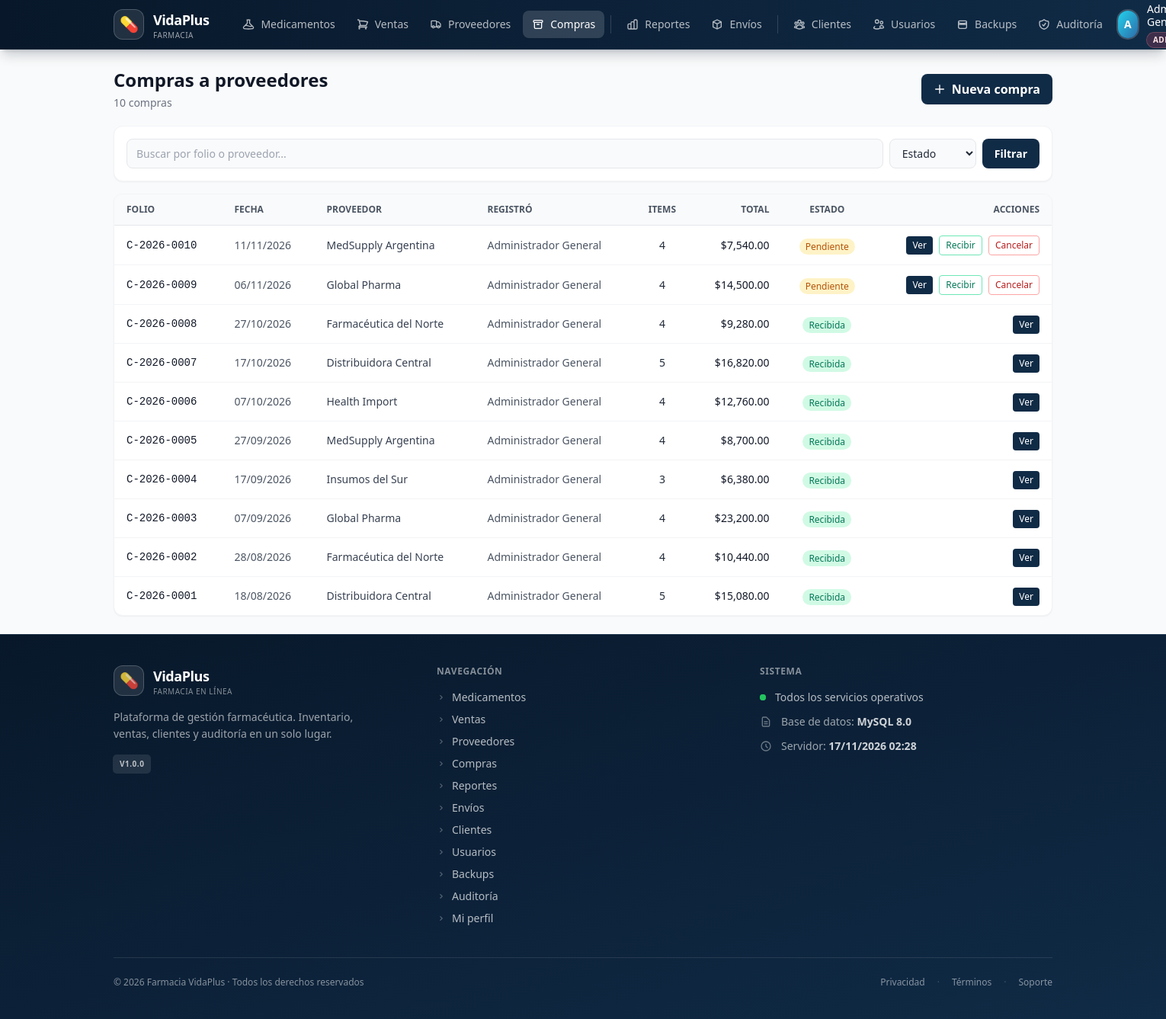
/modules/compras.php (signed in), run on the app's committed database.
### tables this page shows
CREATE TABLE compras (
    id_compra       INT UNSIGNED AUTO_INCREMENT PRIMARY KEY,
    folio           VARCHAR(20)  NOT NULL,
    id_proveedor    INT UNSIGNED NOT NULL,
    id_usuario      INT UNSIGNED NOT NULL,
    fecha_compra    DATETIME     NOT NULL DEFAULT CURRENT_TIMESTAMP,
    subtotal        DECIMAL(12,2) NOT NULL DEFAULT 0,
    iva             DECIMAL(12,2) NOT NULL DEFAULT 0,
    total           DECIMAL(12,2) NOT NULL DEFAULT 0,
    estado          ENUM('pendiente','recibida','cancelada') NOT NULL DEFAULT 'pendiente',
    fecha_recepcion DATETIME     NULL,
    CONSTRAINT uq_compras_folio UNIQUE (folio),
    CONSTRAINT fk_compras_proveedor FOREIGN KEY (id_proveedor)
        REFERENCES proveedores(id_proveedor) ON DELETE RESTRICT ON UPDATE CASCADE,
    CONSTRAINT fk_compras_usuario FOREIGN KEY (id_usuario)
        REFERENCES usuarios(id_usuario) ON DELETE RESTRICT ON UPDATE CASCADE,
    CONSTRAINT chk_compras_subtotal CHECK (subtotal >= 0),
    CONSTRAINT chk_compras_iva      CHECK (iva >= 0),
    CONSTRAINT chk_compras_total    CHECK (total >= 0)
);

CREATE TABLE proveedores (
    id_proveedor INT UNSIGNED AUTO_INCREMENT PRIMARY KEY,
    nombre       VARCHAR(100) NOT NULL,
    id_pais      INT UNSIGNED NOT NULL,
    contacto     VARCHAR(100) NOT NULL,
    telefono     VARCHAR(15)  NOT NULL,
    email        VARCHAR(100) NULL,
    activo       TINYINT(1)   NOT NULL DEFAULT 1,
    CONSTRAINT uq_proveedores_nombre UNIQUE (nombre),
    CONSTRAINT uq_proveedores_email  UNIQUE (email),
    CONSTRAINT fk_proveedores_pais FOREIGN KEY (id_pais)
      REFERENCES paises(id_pais) ON DELETE RESTRICT ON UPDATE CASCADE
);

CREATE TABLE usuarios (
    id_usuario      INT UNSIGNED AUTO_INCREMENT PRIMARY KEY,
    username        VARCHAR(50)  NOT NULL,
    password_hash   VARCHAR(255) NOT NULL,
    nombre_completo VARCHAR(120) NOT NULL,
    email           VARCHAR(100) NOT NULL,
    id_rol          INT UNSIGNED NOT NULL,
    activo          TINYINT(1)   NOT NULL DEFAULT 1,
    ultimo_login    DATETIME     NULL,
    fecha_creacion  DATETIME     NOT NULL DEFAULT CURRENT_TIMESTAMP,
    CONSTRAINT uq_usuarios_username UNIQUE (username),
    CONSTRAINT uq_usuarios_email    UNIQUE (email),
    CONSTRAINT fk_usuarios_rol FOREIGN KEY (id_rol)
      REFERENCES roles(id_rol) ON DELETE RESTRICT ON UPDATE CASCADE
);

### includes/helpers.php (called while the page is built, shortened)
<?php
function e(?string $str): string
{
    return htmlspecialchars($str ?? '', ENT_QUOTES, 'UTF-8');
}

### modules/compras.php (the view, shortened to what this page needs)
<?php
function accionListar(): void
{
    $pdo = pdoActual();
    $busqueda = trim($_GET['q'] ?? '');
    $where = [];
    $params = [];
    $whereSql = $where ? 'WHERE ' . implode(' AND ', $where) : '';
    $stmt = $pdo->prepare("
        SELECT c.*, p.nombre AS proveedor, u.nombre_completo AS usuario,
               (SELECT COUNT(*) FROM detalle_compras dc WHERE dc.id_compra = c.id_compra) AS num_items
        FROM compras c
        INNER JOIN proveedores p ON c.id_proveedor = p.id_proveedor
        INNER JOIN usuarios u ON c.id_usuario = u.id_usuario
        $whereSql
        ORDER BY c.fecha_compra DESC
    ");
    $stmt->execute($params);
    $rows = $stmt->fetchAll();
    require __DIR__ . '/../includes/header.php';
    ?>
    <div class="flex flex-col sm:flex-row sm:items-center sm:justify-between gap-3 mb-5">
        <div>
            <h1 class="text-2xl font-bold text-gray-900">Compras a proveedores</h1>
            <p class="text-sm text-gray-500 mt-1"><?= count($rows) ?> compra<?= count($rows) !== 1 ? 's' : '' ?></p>
        </div>
        <a href="/modules/compras_nueva.php" class="inline-flex items-center gap-2 bg-primary-700 hover:bg-primary-800 text-white font-semibold px-4 py-2 rounded-lg transition shadow-sm">
            <svg class="w-4 h-4" fill="none" stroke="currentColor" viewBox="0 0 24 24">
                <path stroke-linecap="round" stroke-linejoin="round" stroke-width="2" d="M12 4v16m8-8H4"/>
            </svg>
            Nueva compra
        </a>
    </div>
    <form method="GET" class="bg-white rounded-xl shadow-sm border border-gray-100 p-4 mb-4">
        <div class="flex gap-2">
            <input type="text" name="q" value="<?= e($busqueda) ?>" placeholder="Buscar por folio o proveedor..."
                   class="flex-1 px-3 py-2 text-sm bg-gray-50 border border-gray-200 rounded-lg focus:bg-white focus:border-primary-500 outline-none">
            <select name="estado" class="px-3 py-2 text-sm bg-gray-50 border border-gray-200 rounded-lg focus:bg-white focus:border-primary-500 outline-none">
                <option value="">Estado</option>
            </select>
            <button class="bg-primary-700 hover:bg-primary-800 text-white text-sm font-semibold px-4 py-2 rounded-lg transition">Filtrar</button>
        </div>
    </form>
    <div class="bg-white rounded-xl shadow-sm border border-gray-100 overflow-hidden">
        <div class="overflow-x-auto">
            <table class="min-w-full divide-y divide-gray-200">
                <thead class="bg-gray-50">
                    <tr>
                        <th class="px-4 py-3 text-left text-xs font-semibold text-gray-600 uppercase">Folio</th>
                        <th class="px-4 py-3 text-left text-xs font-semibold text-gray-600 uppercase">Fecha</th>
                        <th class="px-4 py-3 text-left text-xs font-semibold text-gray-600 uppercase">Proveedor</th>
                        <th class="px-4 py-3 text-left text-xs font-semibold text-gray-600 uppercase">Registró</th>
                        <th class="px-4 py-3 text-center text-xs font-semibold text-gray-600 uppercase">Items</th>
                        <th class="px-4 py-3 text-right text-xs font-semibold text-gray-600 uppercase">Total</th>
                        <th class="px-4 py-3 text-center text-xs font-semibold text-gray-600 uppercase">Estado</th>
                        <th class="px-4 py-3 text-right text-xs font-semibold text-gray-600 uppercase">Acciones</th>
                    </tr>
                </thead>
                <tbody class="divide-y divide-gray-100">
                <?php if (empty($rows)): ?>
                    <tr><td colspan="8" class="px-4 py-10 text-center text-gray-400">Sin compras registradas</td></tr>
                <?php else: foreach ($rows as $c): ?>
                    <tr class="hover:bg-gray-50">
                        <td class="px-4 py-3 text-sm font-mono text-gray-900"><?= e($c['folio']) ?></td>
                        <td class="px-4 py-3 text-sm text-gray-600"><?= date('d/m/Y', strtotime($c['fecha_compra'])) ?></td>
                        <td class="px-4 py-3 text-sm text-gray-700"><?= e($c['proveedor']) ?></td>
                        <td class="px-4 py-3 text-sm text-gray-600"><?= e($c['usuario']) ?></td>
                        <td class="px-4 py-3 text-sm text-center"><?= (int)$c['num_items'] ?></td>
                        <td class="px-4 py-3 text-sm text-right font-medium text-gray-900">$<?= number_format((float)$c['total'], 2) ?></td>
                        <td class="px-4 py-3 text-center">
                            <span class="text-xs px-2 py-0.5 rounded-full
                                        <?= match($c['estado']) {
                                            'recibida'  => 'bg-emerald-100 text-emerald-700',
                                            'cancelada' => 'bg-red-100 text-red-700',
                                            default     => 'bg-amber-100 text-amber-700',
                                        } ?>"><?= e(ucfirst($c['estado'])) ?></span>
                        </td>
                        <td class="px-4 py-3 text-right whitespace-nowrap space-x-1">
                            <a href="/modules/compras.php?accion=ver&id=<?= (int)$c['id_compra'] ?>"
                               class="inline-flex items-center gap-1 text-xs px-2 py-1 rounded bg-primary-700 hover:bg-primary-800 text-white transition">Ver</a>
                            <?php if ($c['estado'] === 'pendiente'): ?>
                                <a href="/modules/compras.php?accion=cambiarEstado&id=<?= (int)$c['id_compra'] ?>&estado=recibida"
                                   onclick="return confirm('¿Marcar como RECIBIDA? Esto sumará el stock.')"
                                   class="inline-flex items-center gap-1 text-xs px-2 py-1 rounded border border-emerald-300 text-emerald-700 hover:bg-emerald-50 transition">Recibir</a>
                                <a href="/modules/compras.php?accion=cambiarEstado&id=<?= (int)$c['id_compra'] ?>&estado=cancelada"
                                   onclick="return confirm('¿Cancelar la compra?')"
                                   class="inline-flex items-center gap-1 text-xs px-2 py-1 rounded border border-red-300 text-red-700 hover:bg-red-50 transition">Cancelar</a>
                            <?php endif; ?>
                        </td>
                    </tr>
                <?php endforeach; endif; ?>
                </tbody>
            </table>
        </div>
    </div>
    <?php require __DIR__ . '/../includes/footer.php';
}
    ?>

### data on the page
compras: folio "C-2026-0010", fecha_compra "11/11/2026", id_proveedor.nombre "MedSupply Argentina", id_usuario.nombre_completo "Administrador General", num_items "4", total "7,540.00", estado "Pendiente"
compras: folio "C-2026-0009", fecha_compra "06/11/2026", id_proveedor.nombre "Global Pharma", id_usuario.nombre_completo "Administrador General", num_items "4", total "14,500.00", estado "Pendiente"
compras: folio "C-2026-0008", fecha_compra "27/10/2026", id_proveedor.nombre "Farmacéutica del Norte", id_usuario.nombre_completo "Administrador General", num_items "4", total "9,280.00", estado "Recibida"
compras: folio "C-2026-0007", fecha_compra "17/10/2026", id_proveedor.nombre "Distribuidora Central", id_usuario.nombre_completo "Administrador General", num_items "5", total "16,820.00", estado "Recibida"
compras: folio "C-2026-0006", fecha_compra "07/10/2026", id_proveedor.nombre "Health Import", id_usuario.nombre_completo "Administrador General", num_items "4", total "12,760.00", estado "Recibida"
compras: folio "C-2026-0005", fecha_compra "27/09/2026", id_proveedor.nombre "MedSupply Argentina", id_usuario.nombre_completo "Administrador General", num_items "4", total "8,700.00", estado "Recibida"
compras: folio "C-2026-0004", fecha_compra "17/09/2026", id_proveedor.nombre "Insumos del Sur", id_usuario.nombre_completo "Administrador General", num_items "3", total "6,380.00", estado "Recibida"
compras: folio "C-2026-0003", fecha_compra "07/09/2026", id_proveedor.nombre "Global Pharma", id_usuario.nombre_completo "Administrador General", num_items "4", total "23,200.00", estado "Recibida"
compras: folio "C-2026-0002", fecha_compra "28/08/2026", id_proveedor.nombre "Farmacéutica del Norte", id_usuario.nombre_completo "Administrador General", num_items "4", total "10,440.00", estado "Recibida"
compras: folio "C-2026-0001", fecha_compra "18/08/2026", id_proveedor.nombre "Distribuidora Central", id_usuario.nombre_completo "Administrador General", num_items "5", total "15,080.00", estado "Recibida"

### other printed values
$item['label'] "Medicamentos"
$item['label'] "Ventas"
$item['label'] "Proveedores"
$item['label'] "Compras"
$item['label'] "Reportes"
$item['label'] "Envíos"
$item['label'] "Clientes"
$item['label'] "Usuarios"
$item['label'] "Backups"
$item['label'] "Auditoría"
$inicial "A"
count($rows) "10"
